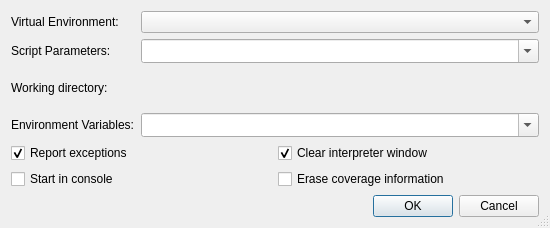
<?xml version="1.0" encoding="UTF-8"?>
<ui version="4.0">
 <class>StartCoverageDialog</class>
 <widget class="QDialog" name="StartCoverageDialog">
  <property name="geometry">
   <rect>
    <x>0</x>
    <y>0</y>
    <width>550</width>
    <height>228</height>
   </rect>
  </property>
  <property name="windowTitle">
   <string>Start coverage run</string>
  </property>
  <property name="sizeGripEnabled">
   <bool>true</bool>
  </property>
  <layout class="QVBoxLayout" name="verticalLayout">
   <item>
    <layout class="QGridLayout" name="gridLayout_3">
     <item row="2" column="0">
      <widget class="QLabel" name="TextLabel2">
       <property name="text">
        <string>Working directory:</string>
       </property>
       <property name="buddy">
        <cstring>workdirPicker</cstring>
       </property>
      </widget>
     </item>
     <item row="1" column="0">
      <widget class="QLabel" name="TextLabel1">
       <property name="text">
        <string>Script Parameters:</string>
       </property>
       <property name="buddy">
        <cstring>cmdlineCombo</cstring>
       </property>
      </widget>
     </item>
     <item row="1" column="1">
      <widget class="QComboBox" name="cmdlineCombo">
       <property name="sizePolicy">
        <sizepolicy hsizetype="Expanding" vsizetype="Fixed">
         <horstretch>0</horstretch>
         <verstretch>0</verstretch>
        </sizepolicy>
       </property>
       <property name="toolTip">
        <string>Enter the commandline parameters</string>
       </property>
       <property name="whatsThis">
        <string>&lt;b&gt;Commandline&lt;/b&gt;
&lt;p&gt;Enter the commandline parameters in this field.&lt;/p&gt;</string>
       </property>
       <property name="editable">
        <bool>true</bool>
       </property>
       <property name="insertPolicy">
        <enum>QComboBox::InsertAtTop</enum>
       </property>
       <property name="sizeAdjustPolicy">
        <enum>QComboBox::AdjustToMinimumContentsLengthWithIcon</enum>
       </property>
       <property name="duplicatesEnabled">
        <bool>false</bool>
       </property>
      </widget>
     </item>
     <item row="3" column="1">
      <widget class="QComboBox" name="environmentCombo">
       <property name="sizePolicy">
        <sizepolicy hsizetype="Expanding" vsizetype="Fixed">
         <horstretch>0</horstretch>
         <verstretch>0</verstretch>
        </sizepolicy>
       </property>
       <property name="toolTip">
        <string>Enter the environment variables to be set.</string>
       </property>
       <property name="whatsThis">
        <string>&lt;b&gt;Environment Variables&lt;/b&gt;
&lt;p&gt;Enter the environment variables to be set for the program. The individual settings must be separated by whitespace and be given in the form 'var=value'. In order to add to an environment variable, enter it in the form 'var+=value'. To delete an environment variable, append a '-' to the variable name.&lt;/p&gt;
&lt;p&gt;Example: var1=1 var2=&quot;hello world&quot; var3+=&quot;:/tmp&quot; var4-&lt;/p&gt;</string>
       </property>
       <property name="editable">
        <bool>true</bool>
       </property>
       <property name="insertPolicy">
        <enum>QComboBox::InsertAtTop</enum>
       </property>
       <property name="sizeAdjustPolicy">
        <enum>QComboBox::AdjustToMinimumContentsLengthWithIcon</enum>
       </property>
       <property name="duplicatesEnabled">
        <bool>false</bool>
       </property>
      </widget>
     </item>
     <item row="2" column="1">
      <widget class="E5ComboPathPicker" name="workdirPicker" native="true">
       <property name="sizePolicy">
        <sizepolicy hsizetype="Expanding" vsizetype="Preferred">
         <horstretch>0</horstretch>
         <verstretch>0</verstretch>
        </sizepolicy>
       </property>
       <property name="focusPolicy">
        <enum>Qt::WheelFocus</enum>
       </property>
       <property name="toolTip">
        <string>Enter the working directory</string>
       </property>
       <property name="whatsThis">
        <string>&lt;b&gt;Working directory&lt;/b&gt;
&lt;p&gt;Enter the working directory of the application to be debugged. Leave it empty to set the working directory to the executable directory.&lt;/p&gt;</string>
       </property>
      </widget>
     </item>
     <item row="0" column="1">
      <widget class="QComboBox" name="venvComboBox">
       <property name="sizePolicy">
        <sizepolicy hsizetype="Expanding" vsizetype="Fixed">
         <horstretch>0</horstretch>
         <verstretch>0</verstretch>
        </sizepolicy>
       </property>
       <property name="toolTip">
        <string>Select the virtual environment to be used</string>
       </property>
       <property name="whatsThis">
        <string>&lt;b&gt;Virtual Environment&lt;/b&gt;
&lt;p&gt;Enter the virtual environment to be used. Leave it empty to use the default environment, i.e. the one configured globally or per project.&lt;/p&gt;</string>
       </property>
      </widget>
     </item>
     <item row="0" column="0">
      <widget class="QLabel" name="label">
       <property name="text">
        <string>Virtual Environment:</string>
       </property>
       <property name="buddy">
        <cstring>venvComboBox</cstring>
       </property>
      </widget>
     </item>
     <item row="3" column="0">
      <widget class="QLabel" name="textLabel1">
       <property name="text">
        <string>Environment Variables:</string>
       </property>
       <property name="buddy">
        <cstring>environmentCombo</cstring>
       </property>
      </widget>
     </item>
    </layout>
   </item>
   <item>
    <layout class="QGridLayout" name="gridLayout_2">
     <item row="0" column="0">
      <widget class="QCheckBox" name="exceptionCheckBox">
       <property name="toolTip">
        <string>Uncheck to disable exception reporting</string>
       </property>
       <property name="whatsThis">
        <string>&lt;b&gt;Report exceptions&lt;/b&gt;
&lt;p&gt;Uncheck this in order to disable exception reporting.&lt;/p&gt;</string>
       </property>
       <property name="text">
        <string>Report exceptions</string>
       </property>
       <property name="shortcut">
        <string>Alt+E</string>
       </property>
       <property name="checked">
        <bool>true</bool>
       </property>
      </widget>
     </item>
     <item row="0" column="1">
      <widget class="QCheckBox" name="clearShellCheckBox">
       <property name="toolTip">
        <string>Select to clear the display of the interpreter window</string>
       </property>
       <property name="whatsThis">
        <string>&lt;b&gt;Clear interpreter window&lt;/b&gt;&lt;p&gt;This clears the display of the interpreter window before starting the debug client.&lt;/p&gt;</string>
       </property>
       <property name="text">
        <string>Clear interpreter window</string>
       </property>
       <property name="checked">
        <bool>true</bool>
       </property>
      </widget>
     </item>
     <item row="1" column="0">
      <widget class="QCheckBox" name="consoleCheckBox">
       <property name="toolTip">
        <string>Select to start the debugger in a console window</string>
       </property>
       <property name="whatsThis">
        <string>&lt;b&gt;Start in console&lt;/b&gt;
&lt;p&gt;Select to start the debugger in a console window. The console command has to be configured on the Debugger-&amp;gt;General page&lt;/p&gt;</string>
       </property>
       <property name="text">
        <string>Start in console</string>
       </property>
      </widget>
     </item>
     <item row="1" column="1">
      <widget class="QCheckBox" name="eraseCheckBox">
       <property name="toolTip">
        <string>Select this to erase the collected coverage information</string>
       </property>
       <property name="whatsThis">
        <string>&lt;b&gt;Erase coverage information&lt;/b&gt;
&lt;p&gt;Select this to erase the collected coverage information before the next coverage run.&lt;/p&gt;</string>
       </property>
       <property name="text">
        <string>Erase coverage information</string>
       </property>
       <property name="shortcut">
        <string>Alt+C</string>
       </property>
      </widget>
     </item>
    </layout>
   </item>
   <item>
    <widget class="QDialogButtonBox" name="buttonBox">
     <property name="orientation">
      <enum>Qt::Horizontal</enum>
     </property>
     <property name="standardButtons">
      <set>QDialogButtonBox::Cancel|QDialogButtonBox::Ok</set>
     </property>
    </widget>
   </item>
  </layout>
 </widget>
 <pixmapfunction>qPixmapFromMimeSource</pixmapfunction>
 <customwidgets>
  <customwidget>
   <class>E5ComboPathPicker</class>
   <extends>QWidget</extends>
   <header>E5Gui/E5PathPicker.h</header>
   <container>1</container>
  </customwidget>
 </customwidgets>
 <tabstops>
  <tabstop>venvComboBox</tabstop>
  <tabstop>cmdlineCombo</tabstop>
  <tabstop>workdirPicker</tabstop>
  <tabstop>environmentCombo</tabstop>
  <tabstop>exceptionCheckBox</tabstop>
  <tabstop>clearShellCheckBox</tabstop>
  <tabstop>consoleCheckBox</tabstop>
  <tabstop>eraseCheckBox</tabstop>
 </tabstops>
 <resources/>
 <connections>
  <connection>
   <sender>buttonBox</sender>
   <signal>accepted()</signal>
   <receiver>StartCoverageDialog</receiver>
   <slot>accept()</slot>
   <hints>
    <hint type="sourcelabel">
     <x>37</x>
     <y>218</y>
    </hint>
    <hint type="destinationlabel">
     <x>28</x>
     <y>201</y>
    </hint>
   </hints>
  </connection>
  <connection>
   <sender>buttonBox</sender>
   <signal>rejected()</signal>
   <receiver>StartCoverageDialog</receiver>
   <slot>reject()</slot>
   <hints>
    <hint type="sourcelabel">
     <x>122</x>
     <y>218</y>
    </hint>
    <hint type="destinationlabel">
     <x>113</x>
     <y>199</y>
    </hint>
   </hints>
  </connection>
 </connections>
</ui>
